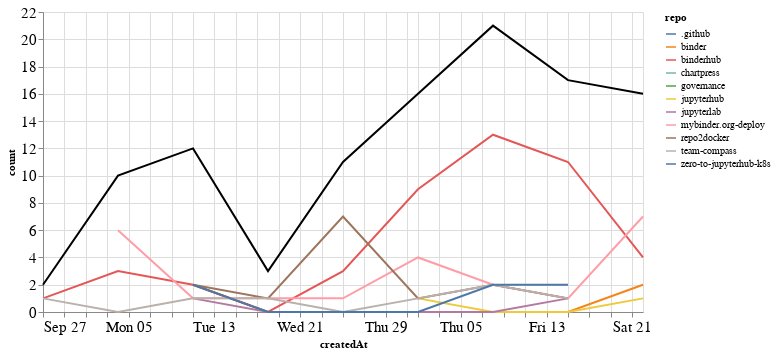

Notebook source saved alongside this figure:
### Markdown cell above
## Comments

### Code cell
comments_time = comments.groupby('repo').resample('W', on='createdAt').count()['author'].reset_index()
comments_time = comments_time.rename(columns={'author': 'count'})
comments_time_total = comments_time.groupby('createdAt').agg({"count": "sum"}).reset_index()
ch1 = alt.Chart(comments_time, width=600).mark_line().encode(
    x='createdAt',
    y='count',
    color='repo',
    tooltip="repo"
)

ch2 = alt.Chart(comments_time_total, width=600).mark_line(color="black").encode(
    x='createdAt',
    y='count',
)

ch1 + ch2

### Figure 1 — Vega-Lite specification as saved in the notebook (floating-point values rounded to 4 significant figures)
{"config": {"axisLeft": {"labelFontSize": 15}, "axisBottom": {"labelFontSize": 15}}, "layer": [{"data": {"name": "data-322a1b42a93526a380ecad504833c169"}, "mark": "line", "encoding": {"color": {"type": "nominal", "field": "repo"}, "tooltip": {"type": "nominal", "field": "repo"}, "x": {"type": "temporal", "field": "createdAt"}, "y": {"type": "quantitative", "field": "count"}}, "width": 600}, {"data": {"name": "data-c3a79653763b4920ad7d85c036578adc"}, "mark": {"type": "line", "color": "black"}, "encoding": {"x": {"type": "temporal", "field": "createdAt"}, "y": {"type": "quantitative", "field": "count"}}, "width": 600}], "$schema": "https://vega.github.io/schema/vega-lite/v4.8.1.json", "datasets": {"data-322a1b42a93526a380ecad504833c169": [{"repo": ".github", "createdAt": "2020-10-04T00:00:00", "count": 1}, {"repo": "binder", "createdAt": "2020-10-11T00:00:00", "count": 2}, {"repo": "binder", "createdAt": "2020-10-18T00:00:00", "count": 0}, {"repo": "binder", "createdAt": "2020-10-25T00:00:00", "count": 0}, {"repo": "binder", "createdAt": "2020-11-01T00:00:00", "count": 0}, {"repo": "binder", "createdAt": "2020-11-08T00:00:00", "count": 0}, {"repo": "binder", "createdAt": "2020-11-15T00:00:00", "count": 0}, {"repo": "binder", "createdAt": "2020-11-22T00:00:00", "count": 2}, {"repo": "binderhub", "createdAt": "2020-09-27T00:00:00", "count": 1}, {"repo": "binderhub", "createdAt": "2020-10-04T00:00:00", "count": 3}, {"repo": "binderhub", "createdAt": "2020-10-11T00:00:00", "count": 2}, {"repo": "binderhub", "createdAt": "2020-10-18T00:00:00", "count": 0}, {"repo": "binderhub", "createdAt": "2020-10-25T00:00:00", "count": 3}, {"repo": "binderhub", "createdAt": "2020-11-01T00:00:00", "count": 9}, {"repo": "binderhub", "createdAt": "2020-11-08T00:00:00", "count": 13}, {"repo": "binderhub", "createdAt": "2020-11-15T00:00:00", "count": 11}, {"repo": "binderhub", "createdAt": "2020-11-22T00:00:00", "count": 4}, {"repo": "chartpress", "createdAt": "2020-11-22T00:00:00", "count": 2}, {"repo": "governance", "createdAt": "2020-10-11T00:00:00", "count": 1}, {"repo": "jupyterhub", "createdAt": "2020-11-01T00:00:00", "count": 1}, {"repo": "jupyterhub", "createdAt": "2020-11-08T00:00:00", "count": 0}, {"repo": "jupyterhub", "createdAt": "2020-11-15T00:00:00", "count": 0}, {"repo": "jupyterhub", "createdAt": "2020-11-22T00:00:00", "count": 1}, {"repo": "jupyterlab", "createdAt": "2020-10-11T00:00:00", "count": 1}, {"repo": "jupyterlab", "createdAt": "2020-10-18T00:00:00", "count": 0}, {"repo": "jupyterlab", "createdAt": "2020-10-25T00:00:00", "count": 0}, {"repo": "jupyterlab", "createdAt": "2020-11-01T00:00:00", "count": 0}, {"repo": "jupyterlab", "createdAt": "2020-11-08T00:00:00", "count": 0}, {"repo": "jupyterlab", "createdAt": "2020-11-15T00:00:00", "count": 1}, {"repo": "mybinder.org-deploy", "createdAt": "2020-10-04T00:00:00", "count": 6}, {"repo": "mybinder.org-deploy", "createdAt": "2020-10-11T00:00:00", "count": 1}, {"repo": "mybinder.org-deploy", "createdAt": "2020-10-18T00:00:00", "count": 1}, {"repo": "mybinder.org-deploy", "createdAt": "2020-10-25T00:00:00", "count": 1}, {"repo": "mybinder.org-deploy", "createdAt": "2020-11-01T00:00:00", "count": 4}, {"repo": "mybinder.org-deploy", "createdAt": "2020-11-08T00:00:00", "count": 2}, {"repo": "mybinder.org-deploy", "createdAt": "2020-11-15T00:00:00", "count": 1}, {"repo": "mybinder.org-deploy", "createdAt": "2020-11-22T00:00:00", "count": 7}, {"repo": "repo2docker", "createdAt": "2020-10-11T00:00:00", "count": 2}, {"repo": "repo2docker", "createdAt": "2020-10-18T00:00:00", "count": 1}, {"repo": "repo2docker", "createdAt": "2020-10-25T00:00:00", "count": 7}, {"repo": "repo2docker", "createdAt": "2020-11-01T00:00:00", "count": 1}, {"repo": "repo2docker", "createdAt": "2020-11-08T00:00:00", "count": 2}, {"repo": "repo2docker", "createdAt": "2020-11-15T00:00:00", "count": 1}, {"repo": "team-compass", "createdAt": "2020-09-27T00:00:00", "count": 1}, {"repo": "team-compass", "createdAt": "2020-10-04T00:00:00", "count": 0}, {"repo": "team-compass", "createdAt": "2020-10-11T00:00:00", "count": 1}, {"repo": "team-compass", "createdAt": "2020-10-18T00:00:00", "count": 1}, {"repo": "team-compass", "createdAt": "2020-10-25T00:00:00", "count": 0}, {"repo": "team-compass", "createdAt": "2020-11-01T00:00:00", "count": 1}, {"repo": "team-compass", "createdAt": "2020-11-08T00:00:00", "count": 2}, {"repo": "team-compass", "createdAt": "2020-11-15T00:00:00", "count": 1}, {"repo": "zero-to-jupyterhub-k8s", "createdAt": "2020-10-11T00:00:00", "count": 2}, {"repo": "zero-to-jupyterhub-k8s", "createdAt": "2020-10-18T00:00:00", "count": 0}, {"repo": "zero-to-jupyterhub-k8s", "createdAt": "2020-10-25T00:00:00", "count": 0}, {"repo": "zero-to-jupyterhub-k8s", "createdAt": "2020-11-01T00:00:00", "count": 0}, {"repo": "zero-to-jupyterhub-k8s", "createdAt": "2020-11-08T00:00:00", "count": 2}, {"repo": "zero-to-jupyterhub-k8s", "createdAt": "2020-11-15T00:00:00", "count": 2}], "data-c3a79653763b4920ad7d85c036578adc": [{"createdAt": "2020-09-27T00:00:00", "count": 2}, {"createdAt": "2020-10-04T00:00:00", "count": 10}, {"createdAt": "2020-10-11T00:00:00", "count": 12}, {"createdAt": "2020-10-18T00:00:00", "count": 3}, {"createdAt": "2020-10-25T00:00:00", "count": 11}, {"createdAt": "2020-11-01T00:00:00", "count": 16}, {"createdAt": "2020-11-08T00:00:00", "count": 21}, {"createdAt": "2020-11-15T00:00:00", "count": 17}, {"createdAt": "2020-11-22T00:00:00", "count": 16}]}}
